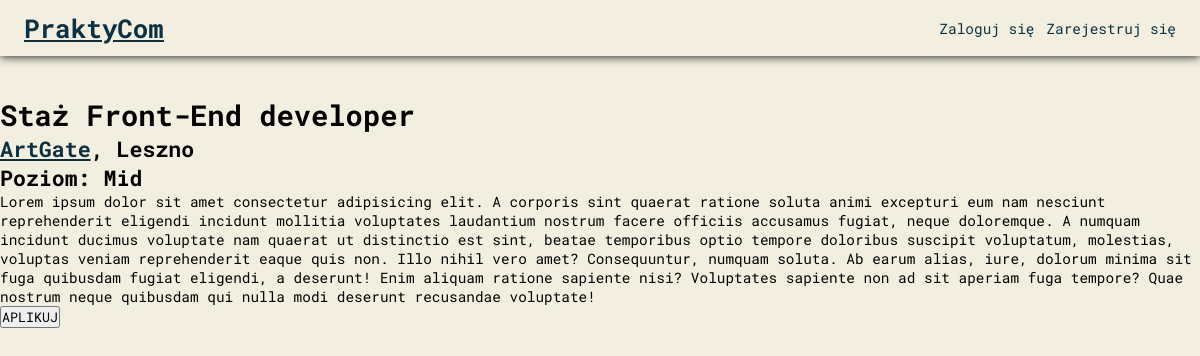
Screenshot of /jobad.php?id=21 with the database file from the repository.
### tables this page shows
CREATE TABLE `oferty` (
  `id` int(255) NOT NULL,
  `tytul` varchar(50) NOT NULL,
  `opis` text NOT NULL,
  `poziom` varchar(25) NOT NULL,
  `id_pracodawcy` int(11) NOT NULL,
  `lokalizacja` varchar(30) NOT NULL
);

CREATE TABLE `pracodawcy` (
  `id` int(255) NOT NULL,
  `firma` varchar(50) NOT NULL,
  `email` varchar(50) NOT NULL,
  `haslo` varchar(255) NOT NULL
);

### jobad.php (the view, shortened to what this page needs)
<?php
include "connection.php";
$loginPage = 'login.php';
$signupPage = 'singup.php';
function generatePageLink($page, $label, $params = '', $class) {
    return "<a href='$page?$params' class='$class' >$label</a>";
}
?>
<!DOCTYPE html>
<html lang="pl">
<head>
    <link rel="stylesheet" href="style.css">
</head>
<body>
<header>
    <a href="index.php" id="logo">PraktyCom</a>
    <div id="opcje">
    <?php
    if (isset($_SESSION['user_id'])) {
        if (isset($_SESSION['user_imie']) && isset($_SESSION['user_nazwisko'])) {
            $userParams = $_SESSION['user_imie'] . '.' . $_SESSION['user_nazwisko'] . '.' . $_SESSION['user_id'];
            echo generatePageLink('panelPraktykanta.php', 'Konto', $userParams, '');
        } elseif (isset($_SESSION['user_firma'])) {
            $userParams = $_SESSION['user_firma'] . '.' . $_SESSION['user_id'];
            echo generatePageLink('panelPracodawcy.php', 'Konto', $userParams, '');
        }
        echo generatePageLink('logout.php', 'Wyloguj', '', '');
    } else {
        echo generatePageLink($loginPage, 'Zaloguj się', '', '');
        echo generatePageLink($signupPage, 'Zarejestruj się', '', '');
    }
    ?>
    </div>
</header>
<main>
    <?php
    if(isset($_GET['id'])) {
        $id_ogloszenia = $_GET['id'];
        $query = "SELECT oferty.id AS oferta_id, oferty.tytul AS tytul, oferty.opis AS opis, oferty.lokalizacja AS lokalizacja, oferty.poziom AS poziom, pracodawcy.firma AS firma, pracodawcy.id AS id
                  FROM oferty
                  INNER JOIN pracodawcy ON oferty.id_pracodawcy = pracodawcy.id
                  WHERE oferty.id = ?";
        $stmt = mysqli_prepare($conn, $query);
        mysqli_stmt_bind_param($stmt, "i", $id_ogloszenia);
        mysqli_stmt_execute($stmt);
        $result = mysqli_stmt_get_result($stmt);
        if ($result && mysqli_num_rows($result) > 0) {
            $row = mysqli_fetch_assoc($result);
            $tytul = $row['tytul'];
            $firma = $row['firma'];
            $lokalizacja = $row['lokalizacja'];
            $firmaId = $row['id'];
            $poziom = $row['poziom'];
            $opis = $row['opis'];
            echo '<h1>' . $tytul . '</h1>';
            echo '<h2><a href="panelPracodawca.php?' . htmlspecialchars($firma) . '.' . htmlspecialchars($firmaId) . '">' . htmlspecialchars($firma) . '</a>, ' . htmlspecialchars($lokalizacja);'</h2>';
            echo '<h2>Poziom: ' . $poziom . '</h2>';
            echo '<pre>' . $opis . '</pre>';
            echo '<button>APLIKUJ</button>';
        } else {
            echo "Brak danych lub błąd zapytania.";
        }
    } else {
        echo "Brak ID ogłoszenia.";
    }
    ?>
    </main>
</body>
</html>

### style.css (style rules this page uses)
* { padding: 0; margin: 0; font-family: "Roboto Mono", monospace; }
html { font-size: 1.8vh; background: #f3efe0; }
header { display: flex; align-items: center; justify-content: space-between; height: 7vh; width: 100vw; box-shadow: 0 0 10px 0; }
header #logo { font-size: 1.8rem; color: #0b3142; font-weight: 800; margin-left: 0; height: 4vh; margin-left: 2vw; display: flex; justify-content: center; align-items: center; }
header #opcje { display: flex; margin-right: 2vw; }
header #opcje a { color: #0b3142; text-decoration: unset; margin-left: 1vw; }
body { display: flex; align-items: center; flex-direction: column; }
main { margin: 5vh 0 0 0; min-height: 50vh; }
main pre { white-space: pre-wrap; }
main a { color: #0b3142; }

### rows the page displays
oferty: tytul "Staż Front-End developer", id_pracodawcy.firma "ArtGate", lokalizacja "Leszno", poziom "Mid", opis "Lorem ipsum dolor sit amet consectetur adipisicing elit. A corporis sint quaerat ratione soluta animi excepturi eum nam nesciunt reprehenderit eligendi incidunt mollitia voluptates laudantium nostrum facere officiis accusamus fugiat, neque doloremque. A numquam incidunt ducimus voluptate nam quaerat ut distinctio est sint, beatae temporibus optio tempore doloribus suscipit voluptatum, molestias, voluptas veniam reprehenderit eaque quis non. Illo nihil vero amet? Consequuntur, numquam soluta. Ab earum alias, iure, dolorum minima sit fuga quibusdam fugiat eligendi, a deserunt! Enim aliquam ratione sapiente nisi? Voluptates sapiente non ad sit aperiam fuga tempore? Quae nostrum neque quibusdam…"

### other values shown
$label "Zaloguj się Zarejestruj się"
